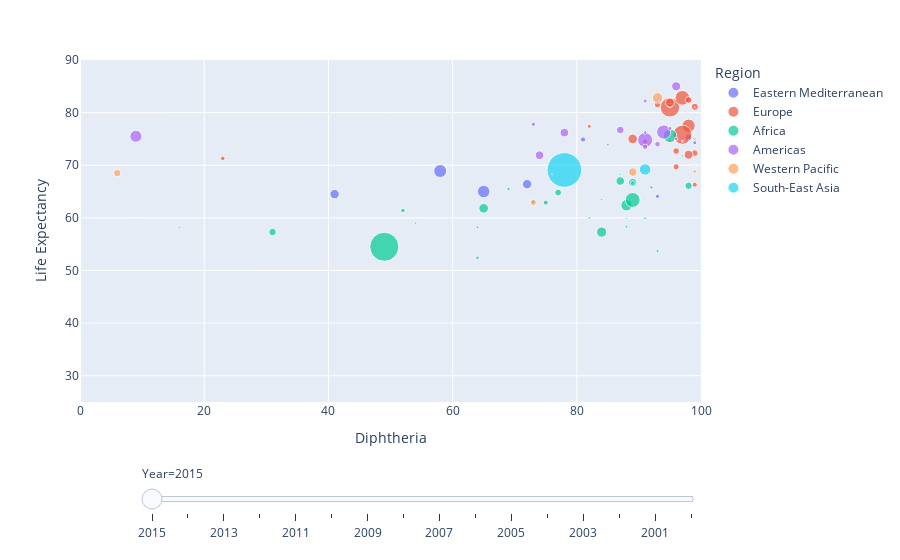

Source (notebook cell):
### Code cell
#HIV/AIDS vs. Life Expectancy

fig = px.scatter(immune_df, x="Diphtheria", y="Life Expectancy", animation_frame="Year", animation_group="Country",
           size="Population", color="Region", hover_name="Country",
           log_x=False, size_max=55, range_x=[0,100], range_y=[25,90])

fig["layout"].pop("updatemenus") # optional, drop animation buttons
fig.show()

### Figure 1 — Plotly figure (JSON) as saved in the notebook; plotly's stock layout.template omitted (floating-point values rounded to 4 significant figures)
{"data": [{"hovertemplate": "<b>%{hovertext}</b><br><br>Region=Eastern Mediterranean<br>Year=2015<br>Diphtheria=%{x}<br>Life Expectancy=%{y}<br>Population=%{marker.size}<extra></extra>", "hovertext": ["Afghanistan", "Djibouti", "Iraq", "Jordan", "Lebanon", "Morocco", "Pakistan", "Sudan", "Syrian Arab Republic", "Tunisia"], "ids": ["Afghanistan", "Djibouti", "Iraq", "Jordan", "Lebanon", "Morocco", "Pakistan", "Sudan", "Syrian Arab Republic", "Tunisia"], "legendgroup": "Eastern Mediterranean", "marker": {"color": "#636efa", "size": [33736494, 927414, 36115649, 915932, 5851479, 3483322, 18938513, 3864783, 18734987, 11273661], "sizemode": "area", "sizeref": 427700.0, "symbol": "circle"}, "mode": "markers", "name": "Eastern Mediterranean", "orientation": "v", "showlegend": true, "type": "scatter", "x": [65, 84, 58, 99, 81, 99, 72, 93, 41, 98], "xaxis": "x", "y": [65, 63.5, 68.9, 74.1, 74.9, 74.3, 66.4, 64.1, 64.5, 75.3], "yaxis": "y"}, {"hovertemplate": "<b>%{hovertext}</b><br><br>Region=Europe<br>Year=2015<br>Diphtheria=%{x}<br>Life Expectancy=%{y}<br>Population=%{marker.size}<extra></extra>", "hovertext": ["Albania", "Armenia", "Austria", "Azerbaijan", "Belarus", "Belgium", "Bosnia and Herzegovina", "Bulgaria", "Croatia", "Cyprus", "Estonia", "France", "Georgia", "Germany", "Greece", "Ireland", "Israel", "Italy", "Kazakhstan", "Latvia", "Lithuania", "Luxembourg", "Malta", "Montenegro", "Netherlands", "Poland", "Portugal", "Romania", "Russian Federation", "Serbia", "Spain", "Sweden", "Tajikistan", "Turkey", "Turkmenistan", "Ukraine", "Uzbekistan"], "ids": ["Albania", "Armenia", "Austria", "Azerbaijan", "Belarus", "Belgium", "Bosnia and Herzegovina", "Bulgaria", "Croatia", "Cyprus", "Estonia", "France", "Georgia", "Germany", "Greece", "Ireland", "Israel", "Italy", "Kazakhstan", "Latvia", "Lithuania", "Luxembourg", "Malta", "Montenegro", "Netherlands", "Poland", "Portugal", "Romania", "Russian Federation", "Serbia", "Spain", "Sweden", "Tajikistan", "Turkey", "Turkmenistan", "Ukraine", "Uzbekistan"], "legendgroup": "Europe", "marker": {"color": "#EF553B", "size": [28873, 291695, 8633169, 9649341, 9489616, 11274196, 3535961, 7177991, 42364, 116985, 131547, 6662468, 37171, 81686611, 182883, 4676835, 8381, 673582, 17544126, 1977527, 29491, 56964, 431874, 622159, 16939923, 37986412, 135876, 19815481, 1449687, 795383, 46447697, 9799186, 8548651, 78271472, 5565284, 4515429, 312989], "sizemode": "area", "sizeref": 427700.0, "symbol": "circle"}, "mode": "markers", "name": "Europe", "orientation": "v", "showlegend": true, "type": "scatter", "x": [99, 94, 93, 96, 99, 99, 82, 91, 94, 97, 93, 98, 94, 95, 99, 95, 95, 93, 98, 95, 93, 99, 97, 89, 95, 98, 98, 89, 97, 95, 97, 98, 96, 97, 99, 23, 99], "xaxis": "x", "y": [77.8, 74.8, 81.5, 72.7, 72.3, 81.1, 77.4, 74.5, 78, 85, 77.6, 82.4, 74.4, 81, 81, 81.4, 82.5, 82.7, 72, 74.6, 73.6, 82, 81.7, 76.1, 81.9, 77.5, 81.1, 75, 75, 75.6, 82.8, 82.4, 69.7, 75.8, 66.3, 71.3, 69.4], "yaxis": "y"}, {"hovertemplate": "<b>%{hovertext}</b><br><br>Region=Africa<br>Year=2015<br>Diphtheria=%{x}<br>Life Expectancy=%{y}<br>Population=%{marker.size}<extra></extra>", "hovertext": ["Algeria", "Angola", "Benin", "Botswana", "Burkina Faso", "Burundi", "Cabo Verde", "Cameroon", "Central African Republic", "Chad", "Comoros", "Equatorial Guinea", "Ethiopia", "Gabon", "Ghana", "Guinea", "Guinea-Bissau", "Kenya", "Lesotho", "Liberia", "Madagascar", "Malawi", "Mali", "Mauritania", "Mauritius", "Mozambique", "Namibia", "Niger", "Nigeria", "Rwanda", "Sao Tome and Principe", "Senegal", "Seychelles", "Sierra Leone", "South Africa", "South Sudan", "Swaziland (Eswatini)", "Togo", "Uganda", "Zambia", "Zimbabwe"], "ids": ["Algeria", "Angola", "Benin", "Botswana", "Burkina Faso", "Burundi", "Cabo Verde", "Cameroon", "Central African Republic", "Chad", "Comoros", "Equatorial Guinea", "Ethiopia", "Gabon", "Ghana", "Guinea", "Guinea-Bissau", "Kenya", "Lesotho", "Liberia", "Madagascar", "Malawi", "Mali", "Mauritania", "Mauritius", "Mozambique", "Namibia", "Niger", "Nigeria", "Rwanda", "Sao Tome and Principe", "Senegal", "Seychelles", "Sierra Leone", "South Africa", "South Sudan", "Swaziland (Eswatini)", "Togo", "Uganda", "Zambia", "Zimbabwe"], "legendgroup": "Africa", "marker": {"color": "#00cc96", "size": [39871528, 2785935, 1575952, 229197, 1811624, 119927, 532913, 22834522, 45461, 149413, 777424, 1175389, 9987333, 193175, 27582821, 1291533, 177526, 47236259, 2174645, 4499621, 2423488, 1757367, 1746795, 4182341, 126265, 281691, 2425561, 19896965, 181181744, 11629553, 195553, 14976994, 93419, 723725, 5512000.0, 11882136, 131911, 741682, 414487, 161587, 15777451], "sizemode": "area", "sizeref": 427700.0, "symbol": "circle"}, "mode": "markers", "name": "Africa", "orientation": "v", "showlegend": true, "type": "scatter", "x": [95, 64, 82, 95, 91, 94, 93, 84, 47, 46, 91, 16, 77, 8, 88, 54, 87, 89, 93, 52, 69, 88, 64, 73, 97, 8, 92, 65, 49, 98, 96, 89, 97, 86, 75, 31, 9, 88, 78, 9, 87], "xaxis": "x", "y": [75.6, 52.4, 60, 65.7, 59.9, 59.6, 73.3, 57.3, 52.5, 53.1, 63.5, 58.2, 64.8, 66, 62.4, 59, 58.9, 63.4, 53.7, 61.4, 65.5, 58.3, 58.2, 63.1, 74.6, 57.6, 65.8, 61.8, 54.5, 66.1, 67.5, 66.7, 73.2, 51, 62.9, 57.3, 58.9, 59.9, 62.3, 61.8, 67], "yaxis": "y"}, {"hovertemplate": "<b>%{hovertext}</b><br><br>Region=Americas<br>Year=2015<br>Diphtheria=%{x}<br>Life Expectancy=%{y}<br>Population=%{marker.size}<extra></extra>", "hovertext": ["Argentina", "Belize", "Brazil", "Canada", "Chile", "Colombia", "Costa Rica", "Dominican Republic", "Ecuador", "El Salvador", "Guatemala", "Guyana", "Haiti", "Honduras", "Jamaica", "Mexico", "Nicaragua", "Panama", "Paraguay", "Peru", "Suriname", "Trinidad and Tobago", "Uruguay"], "ids": ["Argentina", "Belize", "Brazil", "Canada", "Chile", "Colombia", "Costa Rica", "Dominican Republic", "Ecuador", "El Salvador", "Guatemala", "Guyana", "Haiti", "Honduras", "Jamaica", "Mexico", "Nicaragua", "Panama", "Paraguay", "Peru", "Suriname", "Trinidad and Tobago", "Uruguay"], "legendgroup": "Americas", "marker": {"color": "#ab63fa", "size": [43417765, 359288, 2596218, 3584861, 17762681, 48228697, 487852, 1528394, 16144368, 6312478, 16252429, 768514, 171161, 896829, 2871934, 12589949, 68235, 3969249, 6639119, 31376671, 55328, 13692, 3431552], "sizemode": "area", "sizeref": 427700.0, "symbol": "circle"}, "mode": "markers", "name": "Americas", "orientation": "v", "showlegend": true, "type": "scatter", "x": [94, 94, 96, 91, 96, 91, 92, 85, 78, 91, 74, 95, 6, 97, 91, 87, 98, 73, 93, 9, 89, 96, 95], "xaxis": "x", "y": [76.3, 71, 75, 82.2, 85, 74.8, 79.6, 73.9, 76.2, 73.5, 71.9, 66.2, 63.5, 74.6, 76.2, 76.7, 74.8, 77.8, 74, 75.5, 71.6, 71.2, 77], "yaxis": "y"}, {"hovertemplate": "<b>%{hovertext}</b><br><br>Region=Western Pacific<br>Year=2015<br>Diphtheria=%{x}<br>Life Expectancy=%{y}<br>Population=%{marker.size}<extra></extra>", "hovertext": ["Australia", "Cambodia", "China", "Fiji", "Kiribati", "Malaysia", "Mongolia", "Papua New Guinea", "Philippines", "Samoa", "Solomon Islands", "Tonga", "Vanuatu"], "ids": ["Australia", "Cambodia", "China", "Fiji", "Kiribati", "Malaysia", "Mongolia", "Papua New Guinea", "Philippines", "Samoa", "Solomon Islands", "Tonga", "Vanuatu"], "legendgroup": "Western Pacific", "marker": {"color": "#FFA15A", "size": [23789338, 15517635, 137122, 892149, 11247, 3723155, 2976877, 7919825, 11716359, 193759, 587482, 16364, 26463], "sizemode": "area", "sizeref": 427700.0, "symbol": "circle"}, "mode": "markers", "name": "Western Pacific", "orientation": "v", "showlegend": true, "type": "scatter", "x": [93, 89, 99, 99, 78, 99, 99, 73, 6, 66, 98, 78, 64], "xaxis": "x", "y": [82.8, 68.7, 76.1, 69.9, 66.3, 75, 68.8, 62.9, 68.5, 74, 69.2, 73.5, 72], "yaxis": "y"}, {"hovertemplate": "<b>%{hovertext}</b><br><br>Region=South-East Asia<br>Year=2015<br>Diphtheria=%{x}<br>Life Expectancy=%{y}<br>Population=%{marker.size}<extra></extra>", "hovertext": ["Bangladesh", "Bhutan", "India", "Indonesia", "Maldives", "Myanmar", "Nepal", "Sri Lanka", "Thailand", "Timor-Leste"], "ids": ["Bangladesh", "Bhutan", "India", "Indonesia", "Maldives", "Myanmar", "Nepal", "Sri Lanka", "Thailand", "Timor-Leste"], "legendgroup": "South-East Asia", "marker": {"color": "#19d3f3", "size": [1612886, 787386, 1395398, 258162113, 49163, 5243669, 28656282, 2966, 686576, 124977], "sizemode": "area", "sizeref": 427700.0, "symbol": "circle"}, "mode": "markers", "name": "South-East Asia", "orientation": "v", "showlegend": true, "type": "scatter", "x": [97, 99, 87, 78, 99, 89, 91, 99, 99, 76], "xaxis": "x", "y": [71.8, 69.8, 68.3, 69.1, 78.5, 66.6, 69.2, 74.9, 74.9, 68.3], "yaxis": "y"}], "layout": {"legend": {"itemsizing": "constant", "title": {"text": "Region"}, "tracegroupgap": 0}, "margin": {"t": 60}, "sliders": [{"active": 0, "currentvalue": {"prefix": "Year="}, "len": 0.9, "pad": {"b": 10, "t": 60}, "steps": [{"args": [["2015"], {"frame": {"duration": 0, "redraw": false}, "fromcurrent": true, "mode": "immediate", "transition": {"duration": 0, "easing": "linear"}}], "label": "2015", "method": "animate"}, {"args": [["2014"], {"frame": {"duration": 0, "redraw": false}, "fromcurrent": true, "mode": "immediate", "transition": {"duration": 0, "easing": "linear"}}], "label": "2014", "method": "animate"}, {"args": [["2013"], {"frame": {"duration": 0, "redraw": false}, "fromcurrent": true, "mode": "immediate", "transition": {"duration": 0, "easing": "linear"}}], "label": "2013", "method": "animate"}, {"args": [["2012"], {"frame": {"duration": 0, "redraw": false}, "fromcurrent": true, "mode": "immediate", "transition": {"duration": 0, "easing": "linear"}}], "label": "2012", "method": "animate"}, {"args": [["2011"], {"frame": {"duration": 0, "redraw": false}, "fromcurrent": true, "mode": "immediate", "transition": {"duration": 0, "easing": "linear"}}], "label": "2011", "method": "animate"}, {"args": [["2010"], {"frame": {"duration": 0, "redraw": false}, "fromcurrent": true, "mode": "immediate", "transition": {"duration": 0, "easing": "linear"}}], "label": "2010", "method": "animate"}, {"args": [["2009"], {"frame": {"duration": 0, "redraw": false}, "fromcurrent": true, "mode": "immediate", "transition": {"duration": 0, "easing": "linear"}}], "label": "2009", "method": "animate"}, {"args": [["2008"], {"frame": {"duration": 0, "redraw": false}, "fromcurrent": true, "mode": "immediate", "transition": {"duration": 0, "easing": "linear"}}], "label": "2008", "method": "animate"}, {"args": [["2007"], {"frame": {"duration": 0, "redraw": false}, "fromcurrent": true, "mode": "immediate", "transition": {"duration": 0, "easing": "linear"}}], "label": "2007", "method": "animate"}, {"args": [["2006"], {"frame": {"duration": 0, "redraw": false}, "fromcurrent": true, "mode": "immediate", "transition": {"duration": 0, "easing": "linear"}}], "label": "2006", "method": "animate"}, {"args": [["2005"], {"frame": {"duration": 0, "redraw": false}, "fromcurrent": true, "mode": "immediate", "transition": {"duration": 0, "easing": "linear"}}], "label": "2005", "method": "animate"}, {"args": [["2004"], {"frame": {"duration": 0, "redraw": false}, "fromcurrent": true, "mode": "immediate", "transition": {"duration": 0, "easing": "linear"}}], "label": "2004", "method": "animate"}, {"args": [["2003"], {"frame": {"duration": 0, "redraw": false}, "fromcurrent": true, "mode": "immediate", "transition": {"duration": 0, "easing": "linear"}}], "label": "2003", "method": "animate"}, {"args": [["2002"], {"frame": {"duration": 0, "redraw": false}, "fromcurrent": true, "mode": "immediate", "transition": {"duration": 0, "easing": "linear"}}], "label": "2002", "method": "animate"}, {"args": [["2001"], {"frame": {"duration": 0, "redraw": false}, "fromcurrent": true, "mode": "immediate", "transition": {"duration": 0, "easing": "linear"}}], "label": "2001", "method": "animate"}, {"args": [["2000"], {"frame": {"duration": 0, "redraw": false}, "fromcurrent": true, "mode": "immediate", "transition": {"duration": 0, "easing": "linear"}}], "label": "2000", "method": "animate"}], "x": 0.1, "xanchor": "left", "y": 0, "yanchor": "top"}], "xaxis": {"anchor": "y", "domain": [0, 1], "range": [0, 100], "title": {"text": "Diphtheria"}}, "yaxis": {"anchor": "x", "domain": [0, 1], "range": [25, 90], "title": {"text": "Life Expectancy"}}}}
